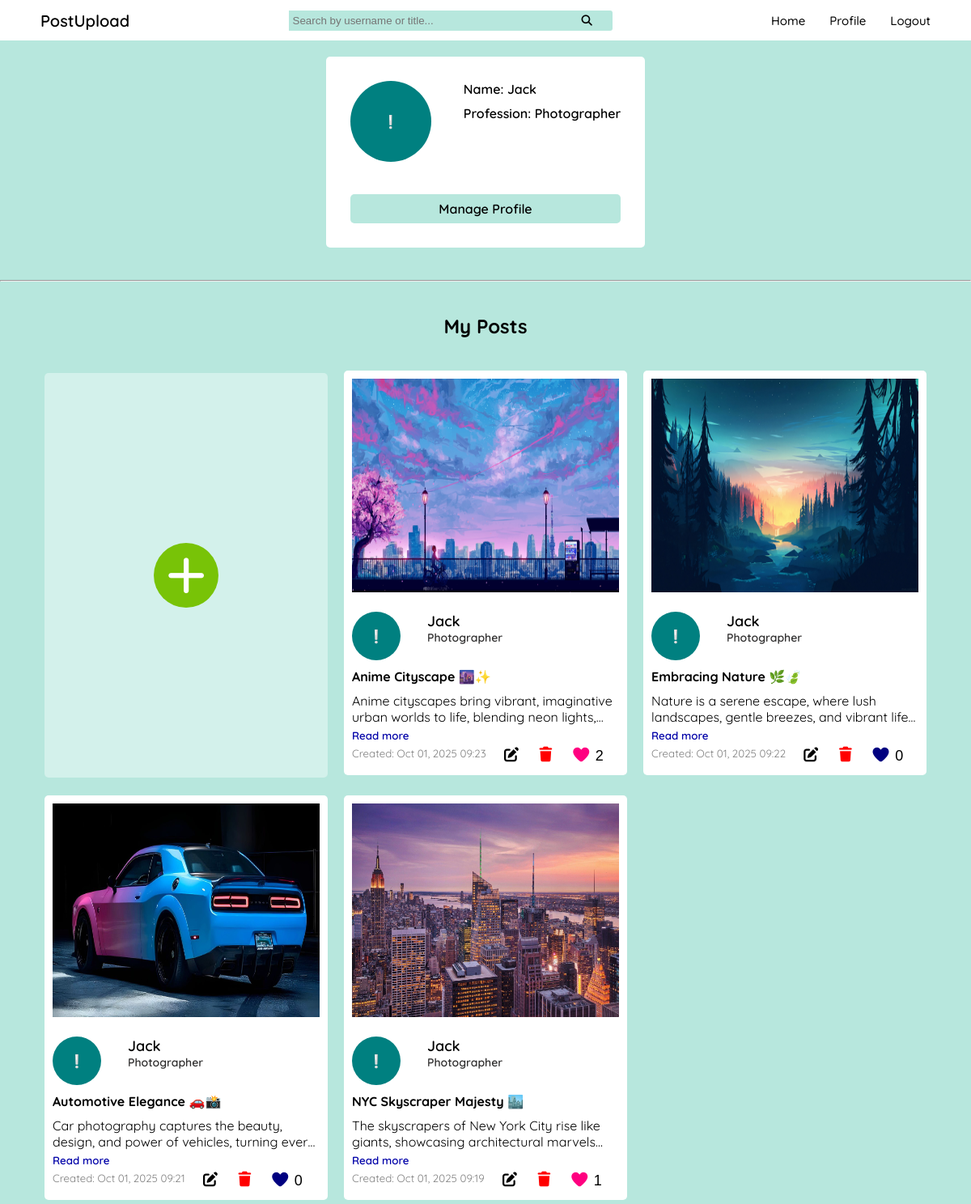
/profile/ (signed in), run on the app's committed database.
### postupload_app/models.py (models this page shows, shortened)
class UserProfile(models.Model):
    user = models.OneToOneField(User, on_delete=models.CASCADE)
    name = models.CharField(max_length=100)
    profession = models.CharField(max_length=100)
    profile_pic = models.ImageField(upload_to="profile_pics/", blank=True, null=True)

class Post(models.Model):
    user = models.ForeignKey(User, on_delete=models.CASCADE)
    title = models.CharField(max_length=200)
    description = models.TextField(blank=True, null=True)
    post_img = models.ImageField(upload_to="post_pics/", blank=True, null=True)
    created_at = models.DateTimeField(auto_now_add=True)
    updated_at = models.DateTimeField(auto_now=True)   # <-- NEW

### postupload_app/views.py (the view, shortened to what this page needs)
# urls.py: path('profile/', views.profile_view, name='profile'),
@login_required(login_url='login')
def profile_view(request):
    profile, created = UserProfile.objects.get_or_create(user=request.user)
    posts = Post.objects.filter(user=request.user).order_by('-created_at')
    for post in posts:
        post.is_liked = post.likes.filter(user=request.user).exists()  # check current user like
    return render(request, "profile.html", {"profile": profile, "posts": posts,  "is_owner": True})

### postupload_app/templates/profile.html (shortened to what this page needs)
{% extends 'layouts/app.html' %}
{% load static %}
{% block css %}
<link rel="stylesheet" href="{% static 'css/profile.css' %}">
{% endblock%}
{% block content %}
<h2 class="profile-heading">Profile Page</h2>
<div class="profile-container">
    <div class="profile-details">
        <div class="details">
            {% if profile.profile_pic %}
            <img class="profile-pic" src="{{ profile.profile_pic.url }}" alt="Profile Picture">
            {% else %}
            <p
                style="border-radius: 50%; background-color: teal; height: 100px; width: 100px; text-align: center;display: flex;align-items: center;justify-content: center;">
                ❕</p>
            {% endif %}
            <div class="name-prof">
                {% if profile.name %}
                <p>Name: {{ profile.name }}</p>
                {% else %}
                <p>{{request.user.username}}</p>
                {% endif %}
                <p>Profession: {{ profile.profession }}</p>
            </div>
        </div>
        <br><br>
        {%if is_owner%}
        <button id="manageProfileBtn">Manage Profile</button>
        {%endif%}
    </div>
</div>
<br>
<br>
<hr>
<br>
<br>
<h2 class="my-posts">My Posts</h2>
<br>
<br>
<div class="posts">
    {%if is_owner%}
    <button id="uploadBtn">
        <p
            style="border-radius: 50%; font-size: 50px;background-color: rgb(120, 195, 7);height: 80px; width: 80px; align-items: center; display: flex;justify-content: center;">
            <i class="fa-solid fa-plus" style="color: #ffffff;"></i>
        </p>
    </button>
    {%endif%}
    {% for post in posts %}
    <div class="card" data-id="{{ post.id }}">
        {% if post.post_img %}
        <img class="post-img" src="{{ post.post_img.url }}" alt="Post Image" style="cursor: pointer;">
        {% endif %}
        <div class="user-details">
            {% if profile.profile_pic %}
            <img class="profile-img" src="{{ profile.profile_pic.url }}">
            {% else %}
            <p
                style="border-radius: 50%; background-color: teal; height: 60px; width: 60px; text-align: center;display: flex;align-items: center;justify-content: center;">
                ❕</p>
            {% endif %}
            <div>
                {%if profile.name and profile.profession%}
                <p style="font-size: 18px;font-weight: 600; font-family: 'quicksand';">{{ profile.name }}</p>
                <p
                    style="font-size: 14px;font-weight: 550; color: rgb(48, 47, 47);font-family: 'quicksand', Courier, monospace;">
                    {{ profile.profession }}</p>
                {%else%}
                <p style="font-size: 18px;font-weight: 600; font-family: 'quicksand';">{{ request.user.username }}
                </p>
                <p
                    style="font-size: 14px;font-weight: 550; color: rgb(48, 47, 47);font-family: 'quicksand', Courier, monospace;">
                    Profession</p>
                {%endif%}
            </div>
        </div>
        <h4 style="margin: 10px 0;" class="post-title">{{ post.title }}</h4>
        <div class="description-container">
            <p class="description">{{ post.description }}</p>
            <button class="read-more-btn">Read more</button>
        </div>
        <div class="action-btn">
            <small style="color: gray;">Created: {{ post.created_at|date:"M d, Y H:i" }}</small>
            {%if is_owner%}
            <button class="edit-btn" data-post-id="{{ post.id }}" data-title="{{ post.title }}"
                data-description="{{ post.description }}">
                <i class="fa-solid fa-pen-to-square"></i>
            </button>
            <button class="del-post-popup-btn" data-post-id="{{ post.id }}">
                <i class="fa-solid fa-trash" style="color: #ff0000;"></i>
            </button>
            {%endif%}
            <button class="like-btn" data-id="{{ post.id }}">
                <i class="fa-solid fa-heart heart-icon {% if post.is_liked %}liked{% endif %}"></i>
                <span class="like-count">{{ post.likes.count }}</span>
            </button>
        </div>
    </div>
    {% endfor %}
</div>
{% endblock %}

### postupload_app/static/css/base.css (style rules this page uses)
* { margin: 0; padding: 0; box-sizing: border-box; }
body { background-color: #b7e7dd; font-family: 'quicksand'; }

### postupload_app/static/css/profile.css (style rules this page uses)
.profile-heading { text-align: center; width: 100%; margin: 20px 0; }
.profile-container { display: flex; justify-content: center; align-items: center; width: 100%; }
.profile-details { display: flex; flex-direction: column; background-color: white; padding: 30px; border-radius: 5px; }
.profile-details .details { display: flex; gap: 40px; }
.details .name-prof { display: flex; flex-direction: column; gap: 10px; }
#manageProfileBtn { background-color: #b7e7dd; border: none; outline: none; border-radius: 5px; padding: 8px 0; font-size: 16px; font-family: 'quicksand'; font-weight: 600; }
.details .name-prof { font-weight: 600; }
.my-posts { display: block; text-align: center; ; }
.card { height: 500px; background-color: white; padding: 10px; border-radius: 5px; margin-bottom: 5px; }
#uploadBtn { height: 500px; background-color: rgba(255, 255, 255, 0.388); padding: 10px; border-radius: 5px; border: none; outline: none; display: flex; justify-content: center; align-items: center; }
.card .post-img { width: 100%; height: 55%; margin-bottom: 20px; }
.posts { display: grid; grid-template-columns: repeat(auto-fit, minmax(300px, 350px)); padding: 0 10px; gap: 20px; justify-content: center; align-items: center; }
.description-container { height: 14%; }
.description { display: -webkit-box; display: box; -webkit-box-orient: vertical; box-orient: vertical; -webkit-line-clamp: 2; line-clamp: 2; overflow: hidden; text-overflow: ellipsis; margin-bottom: 2px; }
.read-more-btn { color: rgb(0, 0, 168); background: none; border: none; cursor: pointer; padding: 0; font-family: 'quicksand', Courier, monospace; font-weight: 600; }
.user-details { display: flex; gap: 10%; }
.heart-icon { font-size: 20px; color: navy; transition: color 0.3s; }
.heart-icon.liked { color: rgb(255, 0, 128); }

### data on the page
UserProfile: name "Jack", profession "Photographer"
Post: post_img (picture), title "Anime Cityscape 🌆✨", description "Anime cityscapes bring vibrant, imaginative urban worlds to life, blending neon…", created_at "Oct 01, 2025 09:23", likes.count "2"
Post: post_img (picture), title "Embracing Nature 🌿🍃", description "Nature is a serene escape, where lush landscapes, gentle breezes, and vibrant…", created_at "Oct 01, 2025 09:22", likes.count "0"
Post: post_img (picture), title "Automotive Elegance 🚗📸", description "Car photography captures the beauty, design, and power of vehicles, turning…", created_at "Oct 01, 2025 09:21", likes.count "0"
Post: post_img (picture), title "NYC Skyscraper Majesty 🏙️", description "The skyscrapers of New York City rise like giants, showcasing architectural…", created_at "Oct 01, 2025 09:19", likes.count "1"
